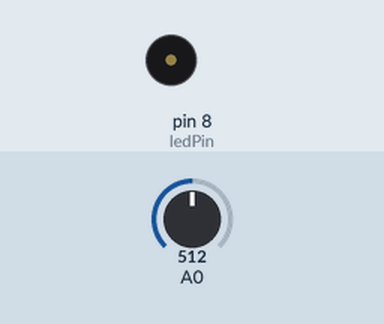
Simulated run of this sketch. Board: Arduino Uno, built with avr-gcc and run on an emulated ATmega328P. Parts: buzzer (waves = sounding). The inputs (shaded band) are chosen by the test bench; at power-on: A0 = 512.

Above: at 0.1 s.
At 5.1 s:
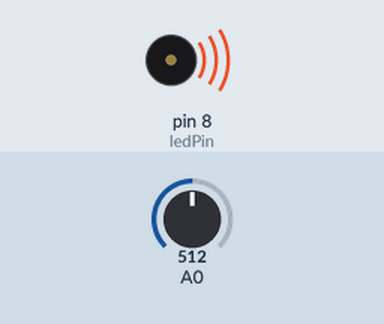
Timing chart, 0 to 6.6 s (numbered marks = the images above):
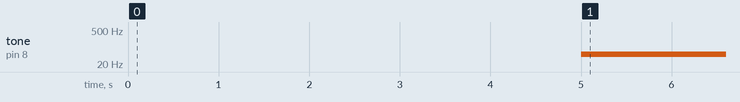

Measured:
- by itself, tone on pin 8 (ledPin): silent → 50 Hz at 5.0 s

The sketch:

light_theremin.ino
```cpp
  // Light Theremin
  // Project 06

int sensorvValue;
int sensorLow = 1023;
int sensorHigh = 0;

const int ledPin = 8;

void setup() {
  pinMode(ledPin, OUTPUT);
  digitalWrite(ledPin, HIGH);

  while  (millis()  < 5000) {
     int sensorValue = analogRead(A0);
     if (sensorValue > sensorValue) {
        sensorHigh = sensorValue;
     }
     if (sensorValue < sensorLow) {
        sensorLow = sensorValue;
      }
  }

  digitalWrite(ledPin, LOW);
}

void loop() {
  int sensorValue = analogRead(A0);
  int pitch = map(sensorValue, sensorLow, sensorHigh, 50, 4000);

  tone(8, pitch, 20);

  delay(10);

}
```
